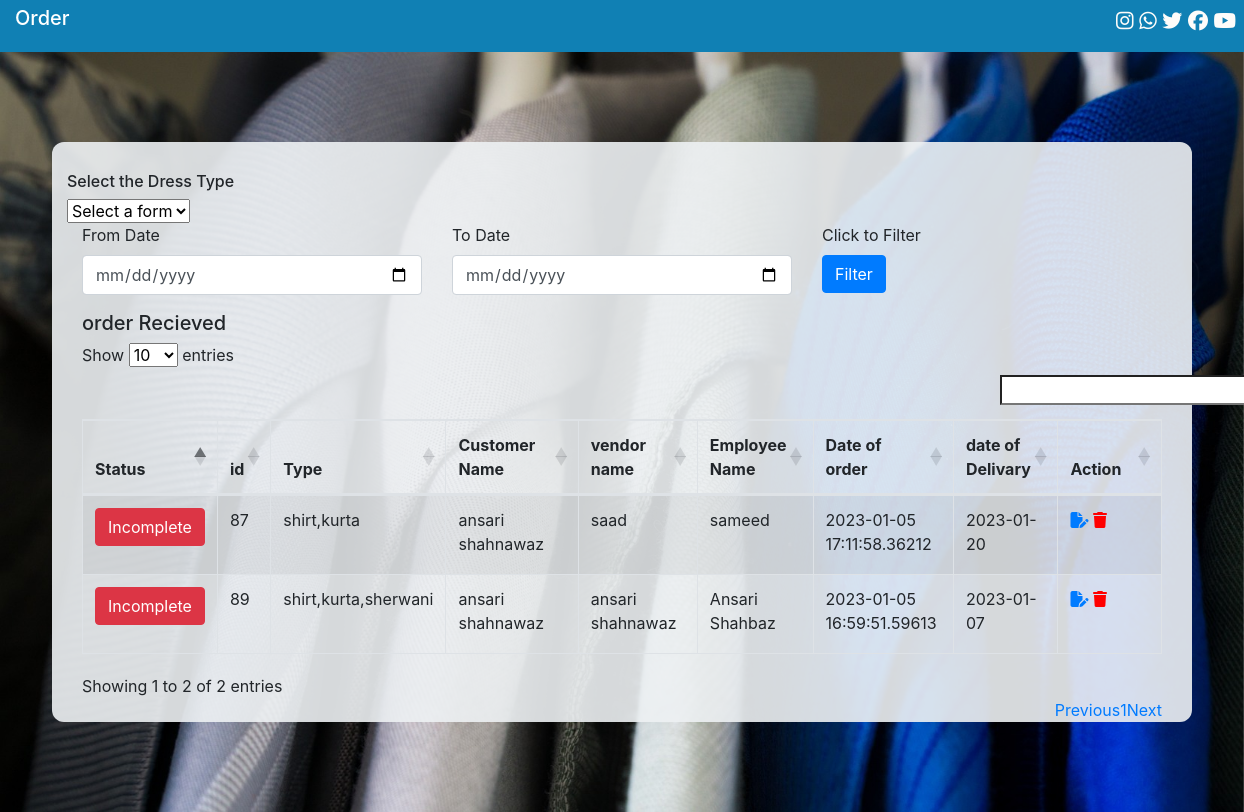
Page /Customer/register.php on the committed database.
### tables this page shows
CREATE TABLE `orders` (
  `sr` bigint(100) UNSIGNED NOT NULL,
  `type` varchar(80) NOT NULL,
  `quantity` varchar(20) NOT NULL,
  `cust_name` varchar(255) NOT NULL,
  `del_date` varchar(255) NOT NULL,
  `vendor` varchar(255) NOT NULL,
  `emp_name` varchar(32) NOT NULL,
  `height` varchar(15) NOT NULL,
  `shoulder` varchar(15) NOT NULL,
  `chest` varchar(15) NOT NULL,
  `sleev` varchar(15) NOT NULL,
  `neck` varchar(15) NOT NULL,
  `bh` varchar(15) NOT NULL,
  `fix` varchar(15) NOT NULL,
  `stomach` varchar(15) NOT NULL,
  `seat` varchar(15) NOT NULL,
  `cuff` varchar(15) NOT NULL,
  `collar` varchar(15) NOT NULL,
  `rem` varchar(255) NOT NULL,
  `image` varchar(400) NOT NULL,
  `time` timestamp(5) NOT NULL DEFAULT current_timestamp(5) ON UPDATE current_timestamp(5),
  `status` int(1) NOT NULL,
  `paint_emp_name` varchar(50) NOT NULL,
  `paint_type` varchar(50) NOT NULL,
  `pquantity` varchar(15) NOT NULL,
  `pheight` varchar(5) NOT NULL,
  `pseat` varchar(5) NOT NULL,
  `waist` varchar(5) NOT NULL,
  `thighs` varchar(5) NOT NULL,
  `bottom` varchar(5) NOT NULL,
  `fh` varchar(5) NOT NULL,
  `sh` varchar(5) NOT NULL,
  `pbh` varchar(5) NOT NULL,
  `kn` varchar(5) NOT NULL,
  `plates` varchar(5) NOT NULL,
  `pocket` varchar(5) NOT NULL,
  `prem` varchar(5) NOT NULL,
  `paint_image` varchar(400) NOT NULL
);

### Customer/order_display.php (the view, shortened to what this page needs)
<?php
include('../connection.php');
$display = mysqli_query($conn, "SELECT * FROM orders");
?>
<form action="" method="GET">
    <div class="row">
        <div class="col-md-4">
            <div class="form-group">
                <label>From Date</label>
                <input type="date" name="from_date" value="<?php if(isset($_GET["from_date"])){ echo $_GET["from_date"]; } ?>" class="form-control">
            </div>
        </div>
        <div class="col-md-4">
            <div class="form-group">
                <label>To Date</label>
                <input type="date" name="to_date" value="<?php if(isset($_GET["to_date"])){ echo $_GET["to_date"]; } ?>" class="form-control">
            </div>
        </div>
        <div class="col-md-4">
            <div class="form-group">
                <label>Click to Filter</label> <br>
                <button type="submit" class="btn btn-primary">Filter</button>
            </div>
        </div>
    </div>
</form>
<?php
echo "<h5>order Recieved</h5>";
echo "<table id='myTable' class='table table-striped table-bordered' style='width:100%'>";
echo "<thead>";
echo "<th>Status</th>";
echo "<th width='4%'>id</th>";
echo "<th width='3%'>Type</th>";
echo "<th width='20%'>Customer Name</th>";
echo "<th width='15%'>vendor name</th>";
echo "<th width='10%'>Employee Name</th>";
echo "<th width='15%'>Date of order</th>";
echo "<th width='10%'>date of Delivary</th>";
echo "<th width='16%'>Action</th>";
echo "</thead>";
?>
<tbody>
<?php
        if(isset($_GET['from_date']) && isset($_GET['to_date']))
        {
            $from_date = $_GET['from_date'];
            $to_date = $_GET['to_date'];
            $query = "SELECT * FROM orders WHERE del_date BETWEEN '$from_date' AND '$to_date' ";
            $query_run = mysqli_query($conn, $query);
            if(mysqli_num_rows($query_run) > 0)
            {
                foreach($query_run as $row)
                {
                    ?>
                    <tr>
                        <td>
                            <?php
                            if($row['status']==1) {
                                echo '<p> <a href="status.php?sr='.$row['sr'].'&status=0" class="btn btn-success"> Complete </a> </p> ';
                            }
                            else{
                                echo '<p> <a href="status.php?sr='.$row['sr'].'&status=1" class="btn btn-danger"> Incomplete </a> </p> ';
                            }
                            ?>
                        </td>
                        <td><?= $row['sr']; ?></td>
                        <td><?= $row['type']; ?></td>
                        <td><?= $row['cust_name']; ?></td>
                        <td><?= $row['vendor']; ?></td>
                        <td><?= $row['emp_name']; ?></td>
                        <td><?= $row['time']; ?></td>
                        <td><?= $row['del_date']; ?></td>
                <?php   echo "<td><a href='#' class='btn btn-success btn-sm' data-toggle='modal' data-target='.edit-modal-lg'>
                        <i class='fa-solid fa-pen-to-square'></i> Edit</a>&nbsp;
                        <button type='button' class='btn btn-danger'
                        data-toggle='modal' data-target='.delete-modal-lg'><i class='fa-solid fa-trash'></i></button>
                        </td>
                        ";
                    ?>
                    </tr>
                    <?php
                }
            }
            else
            {
               echo "no data";
            }
        }
        else{
            while ($row = mysqli_fetch_assoc($display)) {
                echo "<tr>";
                ?>
                <td>
                    <?php
                    if($row['status']==1) {
                        echo '<p> <a href="status.php?sr='.$row['sr'].'&status=2" class="btn btn-success"> Complete </a> </p> ';
                    }
                    elseif($row['status']==2) {
                        echo '<p> <a href="status.php?sr='.$row['sr'].'&status=0" class="btn btn-primary"> Delivered </a> </p> ';
                    }
                    else{
                        echo '<p> <a href="status.php?sr='.$row['sr'].'&status=1" class="btn btn-danger"> Incomplete </a> </p> ';
                    }
                    ?>
                </td>
                <?php
                echo "<td>" . $row['sr'] . "</td>";
                echo "<td>" . $row['type'] . "</td>";
                echo "<td>" . $row['cust_name'] . "</td>";
                echo "<td>" . $row['vendor'] . "</td>";
                echo "<td>" . $row['emp_name'] . "</td>";
                echo "<td>" . $row['time'] . "</td>";
                echo "<td>" . $row['del_date'] . "</td>";
                echo "<td><a href='order_update.php?id=$row[sr]'><i class='fa-solid fa-file-pen'></i></a>
                <a href='order_delete.php?id=$row[sr]' onclick = 'return checkdelete()'><i class='fa-solid fa-trash' style='color:red;'></i></a>
                </td>
                ";
                }
        }
    ?>
    </tbody>
    </html>
    </body>

### css/datatable.css (style rules this page uses)
table.dataTable thead>tr>th.sorting,table.dataTable thead>tr>th.sorting_asc,table.dataTable thead>tr>th.sorting_desc,table.dataTable thead>tr>th.sorting_asc_disabled,table.dataTable thead>tr>th.sorting_desc_disabled,table.dataTable thead>tr>td.sorting,table.dataTable thead>tr>td.sorting_asc,table.dataTable thead>tr>td.sorting_desc,table.dataTable thead>tr>td.sorting_asc_disabled,table.dataTable thead>tr>td.sorting_desc_disabled { cursor:pointer;position:relative;padding-right:26px }
table.dataTable thead>tr>th.sorting:before,table.dataTable thead>tr>th.sorting:after,table.dataTable thead>tr>th.sorting_asc:before,table.dataTable thead>tr>th.sorting_asc:after,table.dataTable thead>tr>th.sorting_desc:before,table.dataTable thead>tr>th.sorting_desc:after,table.dataTable thead>tr>th.sorting_asc_disabled:before,table.dataTable thead>tr>th.sorting_asc_disabled:after,table.dataTable thead>tr>th.sorting_desc_disabled:before,table.dataTable thead>tr>th.sorting_desc_disabled:after,table.dataTable thead>tr>td.sorting:before,table.dataTable thead>tr>td.sorting:after,table.dataTable thead>tr>td.sorting_asc:before,table.dataTable thead>tr>td.sorting_asc:after,table.dataTable thead>tr>td.sorting_desc:before,table.dataTable thead>tr>td.sorting_desc:after,table.dataTable thead>tr>td.sorting_asc_disabled:before,table.dataTable thead>tr>td.sorting_asc_disabled:after,table.dataTable thead>tr>td.sorting_desc_disabled:before,table.dataTable thead>tr>td.sorting_desc_disabled:after { position:absolute;display:block;opacity:.125;right:10px;line-height:9px;font-size:.8em }
table.dataTable thead>tr>th.sorting:before,table.dataTable thead>tr>th.sorting_asc:before,table.dataTable thead>tr>th.sorting_desc:before,table.dataTable thead>tr>th.sorting_asc_disabled:before,table.dataTable thead>tr>th.sorting_desc_disabled:before,table.dataTable thead>tr>td.sorting:before,table.dataTable thead>tr>td.sorting_asc:before,table.dataTable thead>tr>td.sorting_desc:before,table.dataTable thead>tr>td.sorting_asc_disabled:before,table.dataTable thead>tr>td.sorting_desc_disabled:before { bottom:50%;content:"▲" }
table.dataTable thead>tr>th.sorting:after,table.dataTable thead>tr>th.sorting_asc:after,table.dataTable thead>tr>th.sorting_desc:after,table.dataTable thead>tr>th.sorting_asc_disabled:after,table.dataTable thead>tr>th.sorting_desc_disabled:after,table.dataTable thead>tr>td.sorting:after,table.dataTable thead>tr>td.sorting_asc:after,table.dataTable thead>tr>td.sorting_desc:after,table.dataTable thead>tr>td.sorting_asc_disabled:after,table.dataTable thead>tr>td.sorting_desc_disabled:after { top:50%;content:"▼" }
table.dataTable thead>tr>th.sorting_asc:before,table.dataTable thead>tr>th.sorting_desc:after,table.dataTable thead>tr>td.sorting_asc:before,table.dataTable thead>tr>td.sorting_desc:after { opacity:.6 }
table.dataTable thead th,table.dataTable thead td,table.dataTable tfoot th,table.dataTable tfoot td { text-align:left }
table.dataTable { clear:both;margin-top:6px !important;margin-bottom:6px !important;max-width:none !important;border-collapse:separate !important;border-spacing:0 }
table.dataTable td,table.dataTable th { -webkit-box-sizing:content-box;box-sizing:content-box }
table.dataTable.table-striped>tbody>tr:nth-of-type(2n+1) { background-color:transparent }
table.dataTable>tbody>tr { background-color:transparent }
table.dataTable.table-striped>tbody>tr.odd>* { box-shadow:inset 0 0 0 9999px rgba(0, 0, 0, 0.05) }
table.table-bordered.dataTable { border-right-width:0 }
table.table-bordered.dataTable th,table.table-bordered.dataTable td { border-left-width:0 }
table.table-bordered.dataTable th:last-child,table.table-bordered.dataTable th:last-child,table.table-bordered.dataTable td:last-child,table.table-bordered.dataTable td:last-child { border-right-width:1px }
table.table-bordered.dataTable tbody th,table.table-bordered.dataTable tbody td { border-bottom-width:0 }

### css/style.css (style rules this page uses)
*:root { margin: 0; padding: 0; box-sizing: border-box; }

### Customer/register.php (style rules this page uses)
label { width:140px; display:inline-block; }

### rows in the picture
orders: sr "87", type "shirt,kurta", cust_name "ansari shahnawaz", vendor "saad", emp_name "sameed", time "2023-01-05 17:11:58.36212", del_date "2023-01-20"
orders: sr "89", type "shirt,kurta,sherwani", cust_name "ansari shahnawaz", vendor "ansari shahnawaz", emp_name "Ansari Shahbaz", time "2023-01-05 16:59:51.59613", del_date "2023-01-07"
